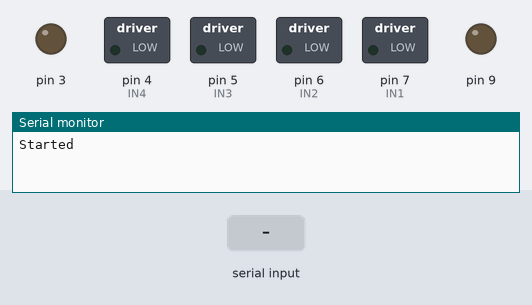
Bench run of a sketch on a simulated Arduino Uno, built with avr-gcc and run on an emulated ATmega328P. Parts: switched loads named in the sketch (green lamp = pin HIGH), output pins drawn as LEDs (lit = HIGH), the last lines printed to the serial monitor. The test bench sets the inputs (shaded band).

Above: at 1.2 s.
1.3 s: "A" received over the second serial link
At 1.8 s:
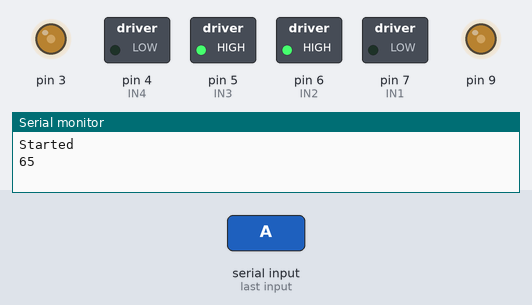
2.8 s: "B" received over the second serial link
At 4.0 s:
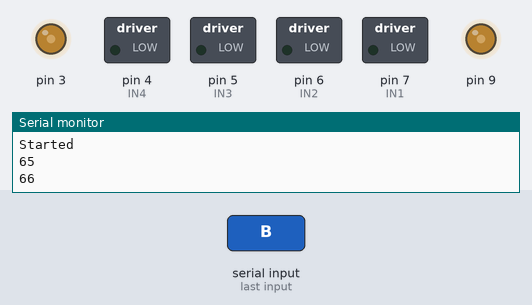
4.3 s: "C" received over the second serial link
At 6.1 s:
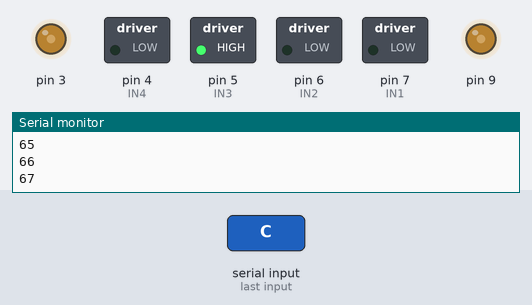
7.3 s: "D" received over the second serial link
At 9.1 s:
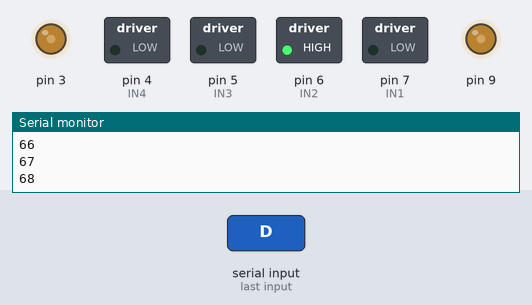
10.3 s: "E" received over the second serial link
At 11.2 s:
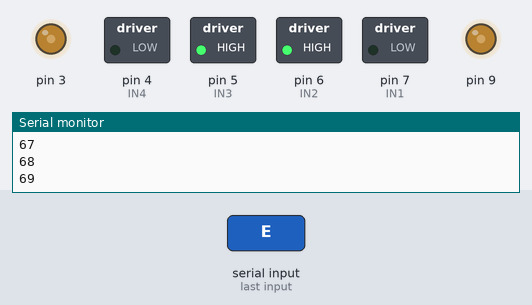
Timing chart, 0 to 13.0 s (numbered marks = the images above; inputs shaded):
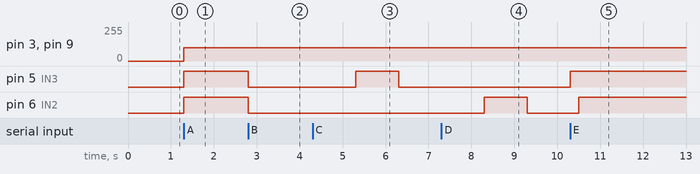

Measured:
- after the input at 1.3 s, pin 3, pin 9: 0/255 → 100/255 at once; pin 5 (IN3), pin 6 (IN2): LOW → HIGH at once
- after the input at 2.8 s, pin 5 (IN3), pin 6 (IN2): HIGH → LOW at once
- after the input at 4.3 s, pin 5 (IN3): LOW → HIGH after 1.0 s, → LOW 1.0 s later
- after the input at 7.3 s, pin 6 (IN2): LOW → HIGH after 1.0 s, → LOW 1.0 s later
- after the input at 10.3 s, pin 5 (IN3): LOW → HIGH at once; pin 6 (IN2): LOW → HIGH after 0.20 s

The sketch:

Robot.ino
```cpp
#include "SoftwareSerial.h"
SoftwareSerial serial_connection(10, 11); //Create a serial connection with TX and RX on these pins
#define IN1 7
#define IN2 6
#define IN3 5
#define IN4 4
#define MAX_SPEED 255 //từ 0-255
#define MIN_SPEED 0
byte blue = 0;
byte temp = 10;
void setup()
{
  Serial.begin(9600);
  pinMode(IN1, OUTPUT);
  pinMode(IN2, OUTPUT);
  pinMode(IN3, OUTPUT);
  pinMode(IN4, OUTPUT);
  pinMode(9, OUTPUT);
  pinMode(3, OUTPUT);
  pinMode(2, INPUT);
  serial_connection.begin(9600); //Initialize communications with the bluetooth module
  Serial.println("Started");     //Tell the serial monitor that the sketch has started.
}

void DungLai()
{
  digitalWrite(IN1, LOW);
  digitalWrite(IN2, LOW);
  digitalWrite(IN3, LOW);
  digitalWrite(IN4, LOW);
}
void QuayPhai()
{
  digitalWrite(IN1, LOW);
  digitalWrite(IN2, LOW);
  digitalWrite(IN3, LOW);
  digitalWrite(IN4, LOW);
  //quay
  delay(1000);
  digitalWrite(IN2, HIGH);
  analogWrite(9, 100);
  delay(1000);
  digitalWrite(IN2, LOW);
}
void QuayTrai()
{
  digitalWrite(IN1, LOW);
  digitalWrite(IN2, LOW);
  digitalWrite(IN3, LOW);
  digitalWrite(IN4, LOW);
  //quay
  delay(1000);
  digitalWrite(IN3, HIGH);
  analogWrite(3, 100);
  delay(1000);
  digitalWrite(IN3, LOW);
}
void DiThang()
{
  digitalWrite(IN1, LOW); // chân này không có PWM
  digitalWrite(IN2, HIGH);
  digitalWrite(IN3, HIGH);
  digitalWrite(IN4, LOW);
  analogWrite(9, 100);
  analogWrite(3, 100);
}
void SangPhai()
{
  digitalWrite(IN1, LOW); // chân này không có PWM
  digitalWrite(IN2, HIGH);
  digitalWrite(IN3, LOW);
  digitalWrite(IN4, LOW);
  delay(200);
  digitalWrite(IN3, HIGH);
}
void SangTrai()
{
  digitalWrite(IN1, LOW); // chân này không có PWM
  digitalWrite(IN2, LOW);
  digitalWrite(IN3, HIGH);
  digitalWrite(IN4, LOW);
  delay(200);
  digitalWrite(IN2, HIGH);
}
void loop()
{
  byte byte_count = serial_connection.available();

  if (serial_connection.available() > 0)
  {
    blue = serial_connection.read(); // đọc dữ liệu đưa về từ hc-05
    serial_connection.println(blue);
    Serial.println(blue);
  }
  if (temp != blue)
  {
    temp = blue;
    if (blue == 'A')
    {
      DiThang();
    }
    if (blue == 'B')
    {
      DungLai();
    }
    if (blue == 'C')
    {
      QuayTrai();
    }
    if (blue == 'D')
    {
      QuayPhai();
    }
    if (blue == 'E')
    {
      SangTrai();
    }
    if (blue == 'F')
    {
      SangPhai();
    }
  }
}
```
